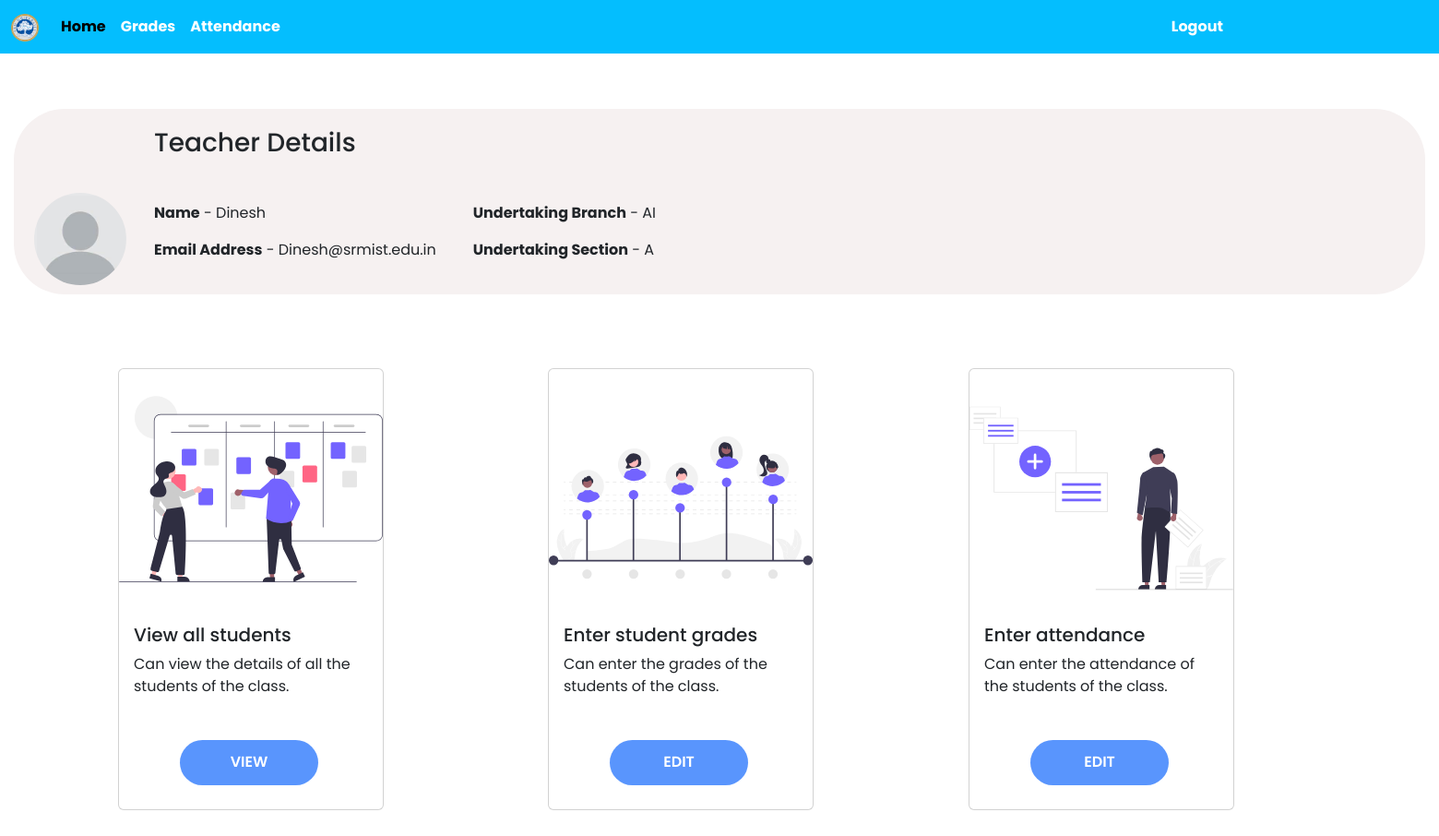
Page /teacher/teacher-index.php (signed in) on the committed database.
### tables this page shows
CREATE TABLE `teacher` (
  `id` int(11) NOT NULL,
  `name` varchar(128) NOT NULL,
  `email` varchar(128) NOT NULL,
  `branch` varchar(128) NOT NULL,
  `section` varchar(128) NOT NULL,
  `password_hash` varchar(255) NOT NULL
);

### teacher/teacher-index.php (the view, shortened to what this page needs)
<?php
if (isset($_SESSION["user_id"])) {
  $mysqli = require   "../sign-up/database.php";
  $sql = "SELECT * FROM teacher
          WHERE id = {$_SESSION["user_id"]}";
  $result = $mysqli->query($sql);
  $user = $result->fetch_assoc();
}
?>
<!DOCTYPE html>
<html lang="en">
<head>
    <link href="https://cdn.jsdelivr.net/npm/bootstrap@5.3.0-alpha1/dist/css/bootstrap.min.css" rel="stylesheet"
>
    <link rel="stylesheet" href="/styles.css">
</head>
<body>
    <nav class="navbar navbar-expand-lg" style="background-color: #04befe;">
        <div class="container-fluid">
          <a class="navbar-brand" href="#">
            <img src="/images/SRM Logo.png" alt="logo" width="30" height="30">
          </a>
          <div class="collapse navbar-collapse" id="navbarNavDropdown">
            <ul class="navbar-nav">
              <li class="nav-item">
                <a class="nav-link active txt" aria-current="page" href="/teacher/teacher-index.php"><strong>Home</strong></a>
              </li>
              <li class="nav-item">
                <a class="nav-link txt" href="/teacher/html links/grade.php"><strong>Grades</strong></a>
              </li>
              <li class="nav-item">
                <a class="nav-link txt" href="/teacher/html links/attend.php"><strong>Attendance</strong></a>
              </li>
              <li class="nav-item logout">
                <a class="nav-link txt" href="/teacher/teacher-logout.php"><strong>Logout</strong></a>
              </li>
            </ul>
          </div>
        </div>
      </nav>
      <div class=" dashboard row">
        <div class="col">
            <h3 class="title">Teacher Details</h3>
            <div class="details">
                <div class="pfp">
                    <img class="logo" src="/images/OIP.jpeg" height="100px" width="100px">
                </div>
                <div class="student-details">
                    <p><strong>Name</strong> - <?= htmlspecialchars($user["name"]) ?></p>
                    <p><strong>Email Address</strong> - <?= htmlspecialchars($user["email"]) ?> </p>
                </div>
                <div class="student-details">
                    <p><strong>Undertaking Branch</strong> - <?= htmlspecialchars($user["branch"]) ?></p>
                    <p><strong>Undertaking Section</strong> - <?= htmlspecialchars($user["section"]) ?></p>
                </div>
            </div>
        </div>
        <div class="col">
        </div>
      </div>
      <div class="row cards">
        <div class="col-sm-3 mb-3 mb-sm-0 card3">
          <div class="card" style="width: 18rem;">
          <img src="/images/undraw_scrum_board_re_wk7v.svg" class="card-img-top" alt="..." style="margin-top: 10px;height: 240px;margin-bottom: 10px;">
            <div class="card-body">
              <h5 class="card-title">View all students</h5>
              <p class="card-text">Can view the details of all the students of the class.</p>
              <a href="/teacher/html links/students.php" class="btn btn-primary button1" style="padding-top: 12px;margin-left: 50px;margin-top: 30px;">View</a>
            </div>
          </div>
        </div>
        <div class="col-sm-3 mb-3 mb-sm-0 card4">
          <div class="card" style="width: 18rem;">
          <img src="/images/undraw_grades_re_j7d6.svg" class="card-img-top" alt="..." style="margin-top: 40px;height: 220px;">
            <div class="card-body">
              <h5 class="card-title">Enter student grades</h5>
              <p class="card-text">Can enter the grades of the students of the class.</p>
              <a href="/teacher/html links/grade.php" class="btn btn-primary button1" style="padding-top: 12px;margin-left: 50px;margin-top: 30px;">Edit</a>
            </div>
          </div>
        </div>
        <div class="col-sm-3  mb-3 mb-sm-0 card5">
          <div class="card" style="width: 18rem;">
          <img src="/images/undraw_new_entries_re_cffr.svg" class="card-img-top" alt="..." style="height: 240px;margin-top: 20px;">
            <div class="card-body">
              <h5 class="card-title">Enter attendance</h5>
              <p class="card-text">Can enter the attendance of the students of the class.</p>
              <a href="/teacher/html links/attend.php" class="btn btn-md btn-primary button1" style="padding-top: 12px;margin-left: 50px;margin-top: 30px;">Edit</a>
            </div>
          </div>
        </div>
      </div>
</body>
</html>

### styles.css (style rules this page uses)
body { overflow-x: hidden; }
.dashboard { margin: 60px 15px; background-color: #F6F1F1; border-radius: 55px; font-family: 'Poppins',sans-serif; }
.title { padding: 20px; margin-left: 120px; }
.logo { border-radius: 100%; margin: 10px; }
.logout { margin : 0 950px; }
.details { display: flex; }
.student-details { padding: 20px; }
.txt { color: white; }
.cards { display: flex; }
.card3 { padding: 20px 140px 80px; }
.card4 { padding: 20px 130px 80px; margin-left: 80px; }
.card5 { padding: 20px 130px 80px; margin-left: 60px; }
.button1 { margin: 30px 95px; }
a { text-decoration: none; color: black; }
* { padding: 0; margin: 0; box-sizing: border-box; }
body, input { font-family: 'Poppins',sans-serif; }
.btn { width: 150px; height: 49px; border: none; outline: none; border-radius: 49px; cursor: pointer; background-color: #5995fd; color: #fff; text-transform: uppercase; font-weight: 600; margin: 10px 0; transition: .5s; }

### rows in the picture
teacher: name "Dinesh", email "Dinesh@srmist.edu.in", branch "AI", section "A"
